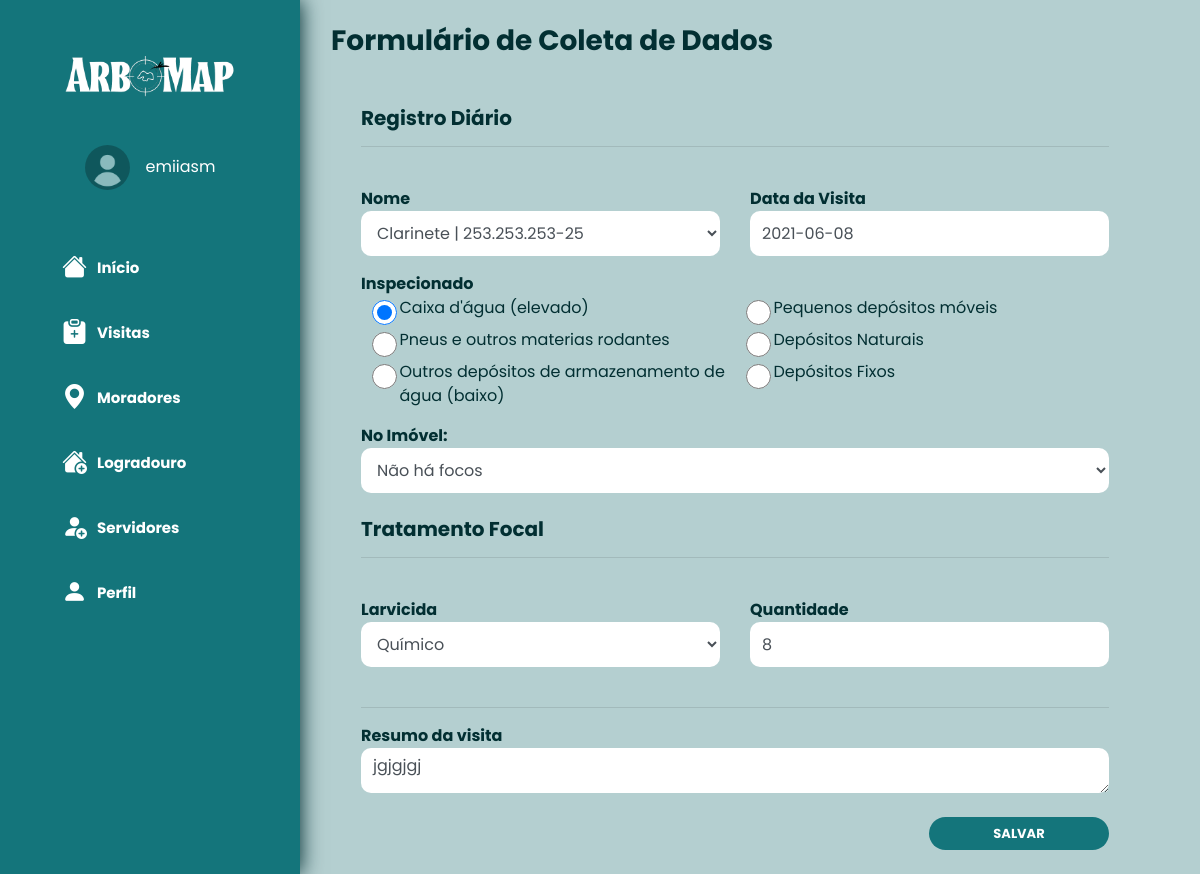
Screenshot of /visita1/editar/1/ (signed in) with the database file from the repository.
### perfil/models.py (models this page shows)
class Perfil (models.Model):
    usuario = models.OneToOneField(User,on_delete=models.CASCADE)
    cpf = models.CharField(blank=True, max_length=255)
    telefone = models.CharField(blank=True, max_length=255)
    cep = models.CharField(blank=True, max_length=255)
    logradouro = models.CharField(blank=True, max_length=255)
    numero = models.CharField(blank=True, max_length=255)
    complemento = models.CharField(blank=True, max_length=255)
    bairro = models.CharField(blank=True, max_length=255)
    cidade = models.CharField(blank=True, max_length=255)
    foto_perfil = models.ImageField(upload_to='static/media/img', null=True, blank=True, default="static/media/img/user.png")

### users/models.py (models this page shows)
class User(AbstractUser):
    email = models.EmailField(blank=True)
    name = models.CharField(_("Name of User"), blank=True, max_length=255)
    cargo = models.CharField(_("Cargo"), blank=True, max_length=255, choices=TIPO_CARGO)
    first_name = None  # type: ignore
    last_name = None  # type: ignore
    data_adicao = models.DateTimeField(auto_now_add=True)

### visita1/models.py (models this page shows, shortened)
class Visita1 (models.Model):
    morador = models.ForeignKey(Morador,on_delete=models.CASCADE)
    caixa_agua = models.BooleanField()
    materiais_rodantes = models.BooleanField()
    depositos_moveis = models.BooleanField()
    depositos_naturais = models.BooleanField()
    depositos_fixos = models.BooleanField()
    outros_depositos = models.BooleanField()
    larvicida = models.CharField(max_length=SMALL_CHAR_FIELD_NAME_LENGTH, choices=TIPO_ESCOLHA)
    quantidade_l = models.IntegerField()
    focos = models.CharField(max_length=SMALL_CHAR_FIELD_NAME_LENGTH, choices=TIPO_FOCOS)
    resumo_visita = models.TextField()
    data_visita = models.DateField()
    data_adicao = models.DateTimeField(auto_now_add=True)

### visita1/views.py (the view)
# urls.py: path('visita1/editar/<int:pk>/',Visita1UpdateView.as_view(), name='visita1_editar'),
class Visita1UpdateView(LoginRequiredMixin, views.SuccessMessageMixin, generic.UpdateView):
  model = Visita1
  form_class = Visita1Form
  success_url = reverse_lazy("visita1_listar")
  success_message= 'Alterações salvas!'
  template_name = "visita1/form.html"
  def get_context_data(self, **kwargs):
        context = super().get_context_data(**kwargs)
        context["logged_user"] = self.request.user
        context["logged_user_perfil"] = self.object = get_object_or_404(Perfil,usuario=self.request.user)
        context["users_number"] = User.objects.exclude(is_superuser=True).exclude(email="deleted").count()
        return context

### morador/models.py (called while the page is built)
    def __str__(self):
        return f"{self.nome.split()[0]} | {self.cpf}"

### visita1/templates/visita1/form.html (shortened to what this page needs)
{% extends 'base.html' %}
{% block content %}
<div class="mt-2">
    <h3 class="mb-5" style="color:#022F32;"><strong>Formulário de Coleta de Dados</strong></h3>
    <form method="post">
        <section class='container'>
            <div class='row col-12 mb-4'>
                <div class='col-12'>
                    <h5><strong style="color: #022f32">Registro Diário</strong></h5>
                    <hr>
                </div>
            </div>
            <div class="row mt-4 col-12 ">
                <div class='col-6'>
                    <div class="form-group">
                        <label for="nome" class='mb-0'><strong
                                style="color: #022f32">Nome</strong></label>
                        <div class="caixa">
                            {{form.morador}}
                        </div>
                    </div>
                </div>
                <div class='col-6'>
                    <div class="form-group">
                        <label for="nome" class='mb-0'><strong
                                style="color: #022f32">Data da Visita</strong></label>
                        <div class="caixa">
                            {{form.data_visita}}
                        </div>
                    </div>
                </div>
            </div>
            <div class="checkbox-container row col-12">
                <div class="row col-12">
                    <strong style="color: #022f32">Inspecionado</strong>
                </div>
                <div class="row col-12 ml-3">
                    <div class="checkbox-item col-6">
                        <div class="">{{form.caixa_agua}}</div>
                      <label for="checkbox1" class="ml-2">Caixa d'água (elevado)</label>
                    </div>
                    <div class="checkbox-item col-6">
                        <div>{{form.depositos_moveis}}</div>
                      <label for="checkbox2" class="ml-2">Pequenos depósitos móveis</label>
                    </div>
                </div>
                <div class="row col-12 ml-3">
                    <div class="checkbox-item col-6">
                        <div>{{form.materiais_rodantes}}</div>
                      <label for="checkbox1" class="ml-2">Pneus e outros materias rodantes</label>
                    </div>
                    <div class="checkbox-item col-6">
                        <div>{{form.depositos_naturais}}</div>
                      <label for="checkbox2" class="ml-2">Depósitos Naturais</label>
                    </div>
                </div>
                <div class="row col-12 ml-3">
                    <div class="checkbox-item col-6">
                        <div>{{form.outros_depositos}}</div>
                      <label for="checkbox1" class="ml-2">Outros depósitos de armazenamento de água (baixo)</label>
                    </div>
                    <div class="checkbox-item col-6 ">
                        <div>{{form.depositos_fixos}}</div>
                      <label for="checkbox2" class="ml-2">Depósitos Fixos</label>
                    </div>
                </div>
            </div>
            <div class="row col-12 mt-2">
                <div class='col-12'>
                    <div class="form-group">
                        <label for="nome" class='mb-0'><strong
                                style="color: #022f32">No Imóvel: </strong></label>
                        <div class="caixa">
                            {{form.focos}}
                        </div>
                    </div>
                </div>
            </div>
            <div class='row col-12 mb-4 mt-2'>
                <div class='col-12'>
                    <h5><strong style="color: #022f32">Tratamento Focal </strong></h5>
                    <hr>
                </div>
            </div>
            <div class="row mt-4 col-12 ">
                <div class='col-6'>
                    <div class="form-group">
                        <label for="nome" class='mb-0'><strong
                                style="color: #022f32">Larvicida</strong></label>
                        <div class="caixa">
                            {{form.larvicida}}
                        </div>
                    </div>
                </div>
                <div class='col-6'>
                    <div class="form-group">
                        <label for="nome" class='mb-0'><strong
                                style="color: #022f32">Quantidade</strong></label>
                        <div class="caixa">
                            {{form.quantidade_l}}
                        </div>
                    </div>
                </div>
            </div>
            <div class="row mt-2 col-12 ">
                <div class='col-12'>
                    <hr>
                    <div class="form-group">
                        <label for="nome" class='mb-0'><strong style="color: #022f32">Resumo da
                                visita</strong></label>
                        <div>
                            {{form.resumo_visita}}
                        </div>
                    </div>
                </div>
            </div>
            <div class="row col-12 mb-2 mt-2 mr-5">
                <div class='col-12 mb-0 d-flex justify-content-end '>
                    <button type="submit" class="btn" id="bt1"><strong>SALVAR</strong></button>
                </div>
            </div>
        </div>
</div>
{% endblock %}

### templates/base.html (shortened to what this page needs)
{% load static %}
{% load active_link_tags %}
<!DOCTYPE html>
<html lang="en">
<head>
  <link rel="stylesheet" href="{% static 'css/stylessss1s.css' %}">
  <link rel="stylesheet" href="https://cdn.jsdelivr.net/npm/bootstrap-icons@1.11.1/font/bootstrap-icons.css">
  <link rel="stylesheet" href="https://stackpath.bootstrapcdn.com/bootstrap/4.5.0/css/bootstrap.min.css" />
</head>
<body>
  <div class="container-fluid d-block">
    <nav class="menu-lateral flex-nowrap ">
      <div class="d-flex justify-content-center mb-5 mt-3">
        <img class="img img-fluid logo" src="{% static 'img\ArboMap.png' %}" width="170px">
      </div>
      <div class="d-flex justify-content-center align-items-center">
        <div class="circle">
          <img src="{{ logged_user_perfil.foto_perfil.url }}">
        </div>
        <span class="user ml-3"> {{ logged_user.username }}</span>
      </div>
      <ul class="mt-5 ml-5 nav-list">
        <li class="item-menu {% active_link 'index' 'ativo' strict=True %}">
          <a href="{% url 'index' %}">
            <span class="icon"><i class="bi bi-house-fill"></i></span>
            <span class="txt-link">Início</span>
          </a>
        </li>
        <li class="item-menu {% active_link 'visitas || visita1_listar || visita2_listar || visita1_criar || visita2_criar' 'ativo' %}" >
          <a href="{% url 'visitas' %}">
            <span class="icon"><i class="bi bi-clipboard-plus-fill"></i></span>
            <span class="txt-link">Visitas</span>
          </a>
        </li>
        <li class="item-menu {% active_link 'imovel_listar || imovel_criar || imovel_editar || filtro_moradores || morador_criar' 'ativo' %}">
          <a href="{% url 'imovel_listar' %}">
            <span class="icon"><i class="bi bi-geo-alt-fill"></i></span>
            <span class="txt-link">Moradores</span>
          </a>
        </li>
        <li class="item-menu {% active_link 'logradouro || bairro_listar || bairro_criar || bairro_editar || filtro_bairros || rua_listar || rua_criar || rua_editar || filtro_ruas ' 'ativo' %}">
          <a href="{% url 'logradouro' %}">
            <span class="icon"><i class="bi bi-house-add-fill"></i></span>
            <span class="txt-link">Logradouro</span>
          </a>
        </li>
        <li class="item-menu {% active_link 'users_listar || filtro_users || users_criar' 'ativo' %}">
          <a href="{% url 'users_listar' %}">
            <span class="icon"><i class="bi bi-person-fill-add"></i></span>
            <span class="txt-link">Servidores</span>
          </a>
        </li>
        <li class="item-menu {% active_link 'users_profile || users_update' 'ativo' %}">
          <a href="{% url 'users_profile' %}">
            <span class="icon"><i class="bi bi-person-fill"></i></span>
            <span class="txt-link">Perfil</span>
          </a>
        </li>
      </ul>
    </nav>
    <main>
      <div class='p-3'>
      {% block content %}
      {% endblock %}
      </div>
</body>
</html>

### static/css/stylessss1s.css (style rules this page uses)
* { margin: 0; padding: 0; box-sizing: border-box; font-family: 'Poppins', sans-serif; }
body { height: 100vh; background-color: #B4CFD0 !important; color: #022F32 !important; }
nav.menu-lateral { width: 300px; height: 100%; background-color: #14757B; padding: 40px 0 40px 0px; box-shadow: 1px 0px 20px; flex-direction: column; position: fixed; top: 0; left: 0; overflow: hidden; }
ul { height: 100%; list-style-type: none; }
ul li.item-menu { transition: .5s; }
ul li.item-menu>a { color: white; text-decoration: none; font-size: 15px; padding: 10px 4px; display: flex; margin-bottom: 2px; line-height: 40px; }
ul li.item-menu a .txt-link { margin-left: 10px; }
ul li.item-menu a .icon>i { font-size: 25px; margin-left: 10px; }
.icon>i { font-size: 40px; margin-left: 10px; }
.user { color: white; }
.nav-list { font-weight: 700; }
main { margin-left: 300px; overflow: hidden; }
h1, h2, h3, h4, h5, h6 { font-weight: 700; }
#bt1 { font-size: 13px; background-color: #14757B; border-radius: 50px; color: white; width: 180px; }
input { width: 100%; border-radius: 10px; height: 50px; align-items: center; display: flex; color: #022f32; background-color: white; border: none; outline: none; }
.form-check-input { width: 15px; height: 15px; background-color: white; border: none; }
.circle { border-radius: 50%; width: 45px; height: 45px; overflow: hidden; position: relative; }
.circle img { position: absolute; bottom: 0; width: 100%; }

### visita1/templates/visita1/form.html (style rules this page uses)
.checkbox-container { display: flex; justify-content: center; }

### rows the page displays
Perfil: foto_perfil (placeholder picture)
User: username "emiiasm"
Visita1: morador "Clarinete | 253.253.253-25", data_visita "2021-06-08", caixa_agua "☑", focos "Não há focos", larvicida "Químico", quantidade_l "8", resumo_visita "jgjgjgj"
